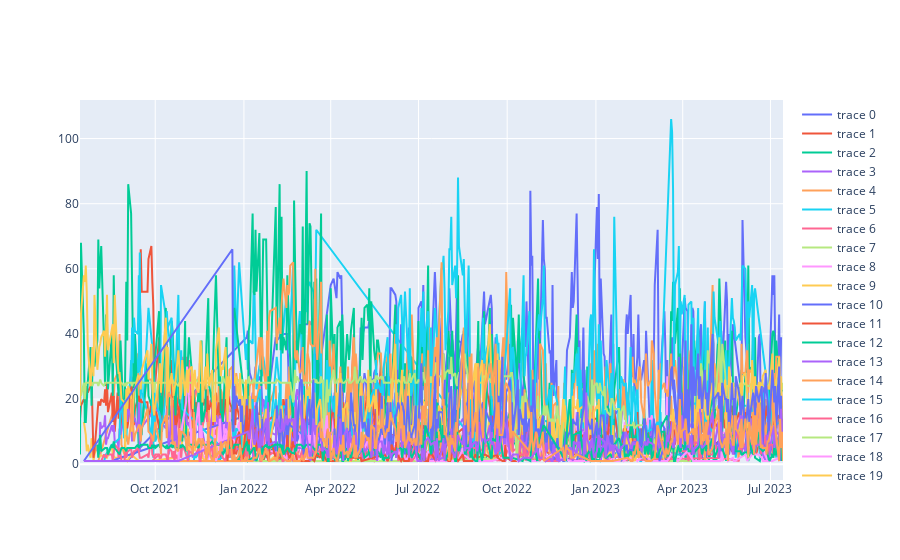

The notebook cell this image was saved under:
### Code cell
import plotly.graph_objects as go

fig = go.Figure()
for gu in guList:
    gu_count_dfM = count_dfM[count_dfM['구정보'] == gu]
    fig.add_trace(go.Scatter(x=gu_count_dfM['신고일'], y=gu_count_dfM['value'], connectgaps=True))
fig.show();

### Figure 1 — Plotly figure (JSON) as saved in the notebook; plotly's stock layout.template omitted (floating-point values rounded to 4 significant figures; data arrays with more than 128 entries replaced by an {"elided": "..."} marker saying what was removed)
{"data": [{"connectgaps": true, "type": "scatter", "x": {"elided": "497 str values"}, "y": {"elided": "497 int values"}}, {"connectgaps": true, "type": "scatter", "x": {"elided": "497 str values"}, "y": {"elided": "497 int values"}}, {"connectgaps": true, "type": "scatter", "x": {"elided": "497 str values"}, "y": {"elided": "497 int values"}}, {"connectgaps": true, "type": "scatter", "x": {"elided": "497 str values"}, "y": {"elided": "497 int values"}}, {"connectgaps": true, "type": "scatter", "x": {"elided": "497 str values"}, "y": {"elided": "497 int values"}}, {"connectgaps": true, "type": "scatter", "x": {"elided": "497 str values"}, "y": {"elided": "497 int values"}}, {"connectgaps": true, "type": "scatter", "x": {"elided": "497 str values"}, "y": {"elided": "497 int values"}}, {"connectgaps": true, "type": "scatter", "x": {"elided": "497 str values"}, "y": {"elided": "497 int values"}}, {"connectgaps": true, "type": "scatter", "x": {"elided": "497 str values"}, "y": {"elided": "497 int values"}}, {"connectgaps": true, "type": "scatter", "x": {"elided": "497 str values"}, "y": {"elided": "497 int values"}}, {"connectgaps": true, "type": "scatter", "x": {"elided": "497 str values"}, "y": {"elided": "497 int values"}}, {"connectgaps": true, "type": "scatter", "x": {"elided": "497 str values"}, "y": {"elided": "497 int values"}}, {"connectgaps": true, "type": "scatter", "x": {"elided": "497 str values"}, "y": {"elided": "497 int values"}}, {"connectgaps": true, "type": "scatter", "x": {"elided": "497 str values"}, "y": {"elided": "497 int values"}}, {"connectgaps": true, "type": "scatter", "x": {"elided": "497 str values"}, "y": {"elided": "497 int values"}}, {"connectgaps": true, "type": "scatter", "x": {"elided": "497 str values"}, "y": {"elided": "497 int values"}}, {"connectgaps": true, "type": "scatter", "x": {"elided": "497 str values"}, "y": {"elided": "497 int values"}}, {"connectgaps": true, "type": "scatter", "x": {"elided": "497 str values"}, "y": {"elided": "497 int values"}}, {"connectgaps": true, "type": "scatter", "x": {"elided": "497 str values"}, "y": {"elided": "497 int values"}}, {"connectgaps": true, "type": "scatter", "x": {"elided": "497 str values"}, "y": {"elided": "497 int values"}}, {"connectgaps": true, "type": "scatter", "x": {"elided": "497 str values"}, "y": {"elided": "497 int values"}}, {"connectgaps": true, "type": "scatter", "x": {"elided": "497 str values"}, "y": {"elided": "497 int values"}}, {"connectgaps": true, "type": "scatter", "x": {"elided": "497 str values"}, "y": {"elided": "497 int values"}}, {"connectgaps": true, "type": "scatter", "x": {"elided": "497 str values"}, "y": {"elided": "497 int values"}}, {"connectgaps": true, "type": "scatter", "x": {"elided": "497 str values"}, "y": {"elided": "497 int values"}}], "layout": {}}
